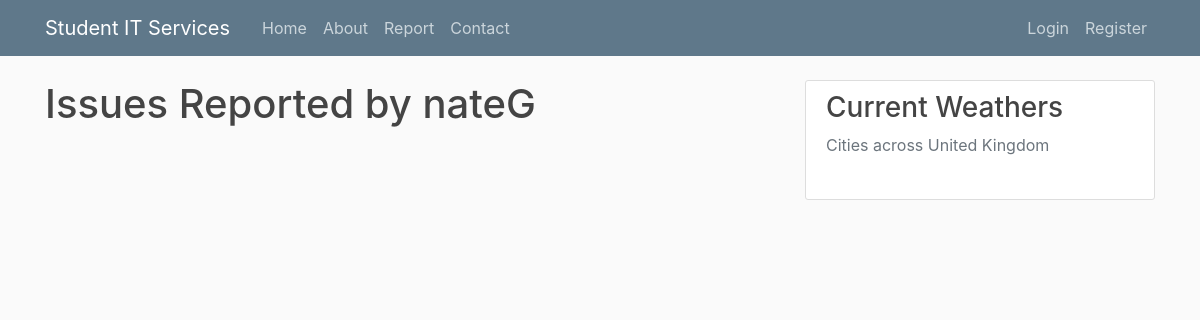
The page /issue/nateG on the database as committed earlier.
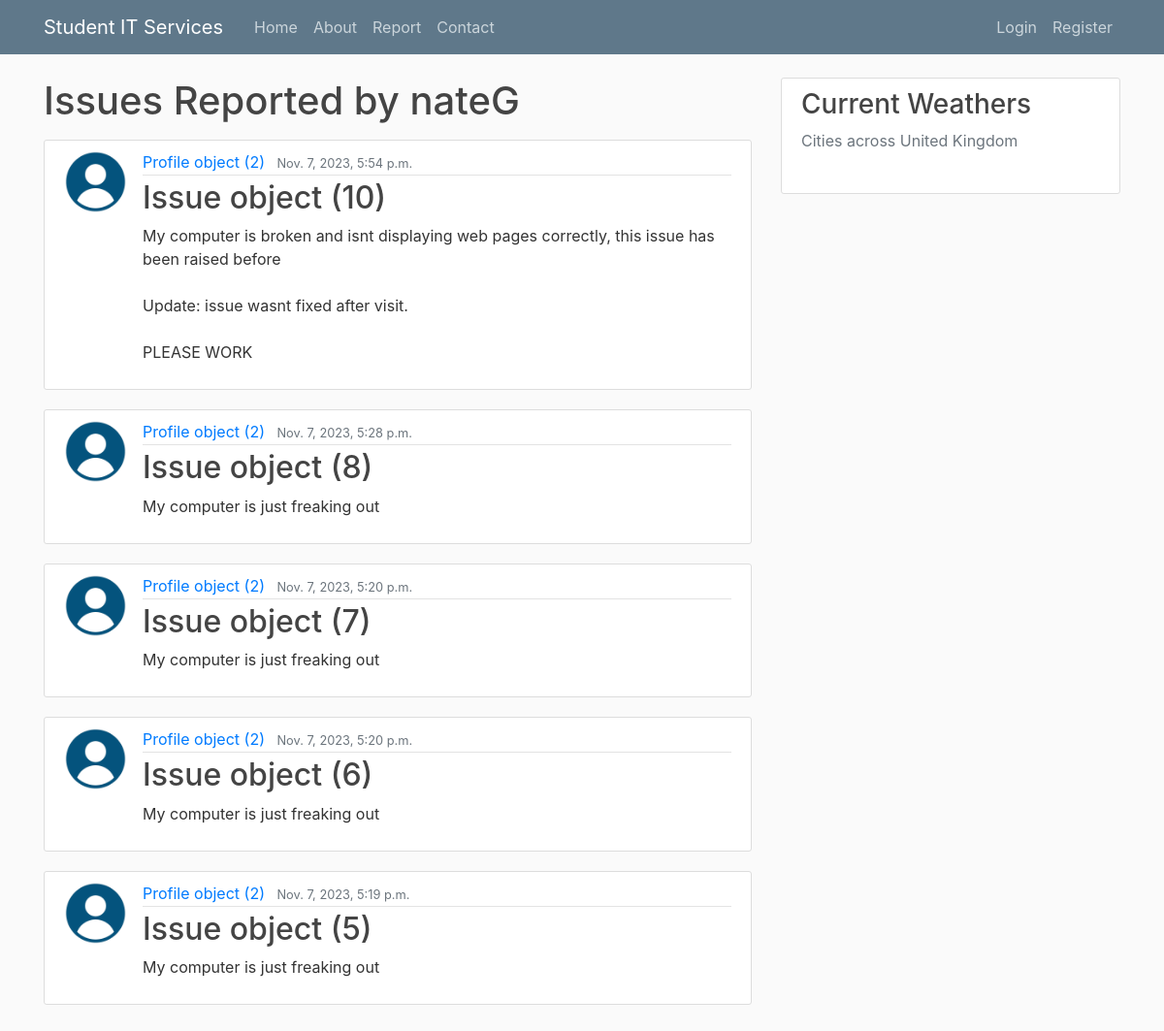
The same page on the database as committed later.
### itreporting/models.py (models this page shows)
class Issue(models.Model):
    type = models.CharField(max_length = 100 , choices = [('Hardware', 'Hardware'), ('Software', 'Software')])
    room = models.CharField(max_length = 100)
    urgent = models.BooleanField(default = False)
    details = models.TextField()
    date_submitted = models.DateTimeField(default = timezone.now)
    author = models.ForeignKey(User, related_name = 'issues',
    on_delete = models.CASCADE)

### users/models.py (models this page shows)
class Profile(models.Model):
    user = models.OneToOneField(User, null = True, on_delete = models.CASCADE)
    image = models.ImageField(default = 'default.png', upload_to = 'profile_pics')

### itreporting/views.py (the view)
# urls.py: path('issue/<str:username>', UserPostListView.as_view(), name = 'user-issues'),
class UserPostListView(ListView):
    model = Issue
    template_name = 'itreporting/user_issues.html'
    context_object_name = 'issues'
    paginate_by = 5
    def get_queryset(self):
        user=get_object_or_404(User,
        username=self.kwargs.get('username'))
        return Issue.objects.filter(author=user).order_by('-date_submitted')

### itreporting/templates/itreporting/user_issues.html (shortened to what this page needs)
{% extends "itreporting/base.html" %}
{% block content %}
<h1 class="mb-3"> Issues Reported by {{ view.kwargs.username }} </h1>
{% for issue in issues %}
<article class="media content-section">
    <img class="rounded-circle article-img" src="{{ issue.author.profile.image.url }}"/>
        <div class="media-body">
            <div class="article-metadata">
                <a class="mr-2" href="#">{{ issue.author.profile }}</a>
                <small class="text-muted">{{ issue.date_submitted }}</small>
            </div>
            <h2><a class="article-title" href="{% url 'itreporting:issue-detail' issue.id %}">{{ issue }}</a></h2>
            <p class="article-content">{{ issue.details }}</p>
        </div>
    </article>
{% endfor %}
{% endblock content %}

Rows that differ between the two databases and show on the page:
added Issue: author.profile.image (placeholder picture), author.profile "Profile object (2)", date_submitted "Nov. 7, 2023, 5:54 p.m.", id "Issue object (10)", details "My computer is broken and isnt displaying web pages correctly, this issue has been raised before Update: issue wasnt fixed after visit. PLEASE WORK"
added Issue: author.profile.image (placeholder picture), author.profile "Profile object (2)", date_submitted "Nov. 7, 2023, 5:28 p.m.", id "Issue object (8)", details "My computer is just freaking out"
added Issue: author.profile.image (placeholder picture), author.profile "Profile object (2)", date_submitted "Nov. 7, 2023, 5:20 p.m.", id "Issue object (7)", details "My computer is just freaking out"
added Issue: author.profile.image (placeholder picture), author.profile "Profile object (2)", date_submitted "Nov. 7, 2023, 5:20 p.m.", id "Issue object (6)", details "My computer is just freaking out"
added Issue: author.profile.image (placeholder picture), author.profile "Profile object (2)", date_submitted "Nov. 7, 2023, 5:19 p.m.", id "Issue object (5)", details "My computer is just freaking out"
